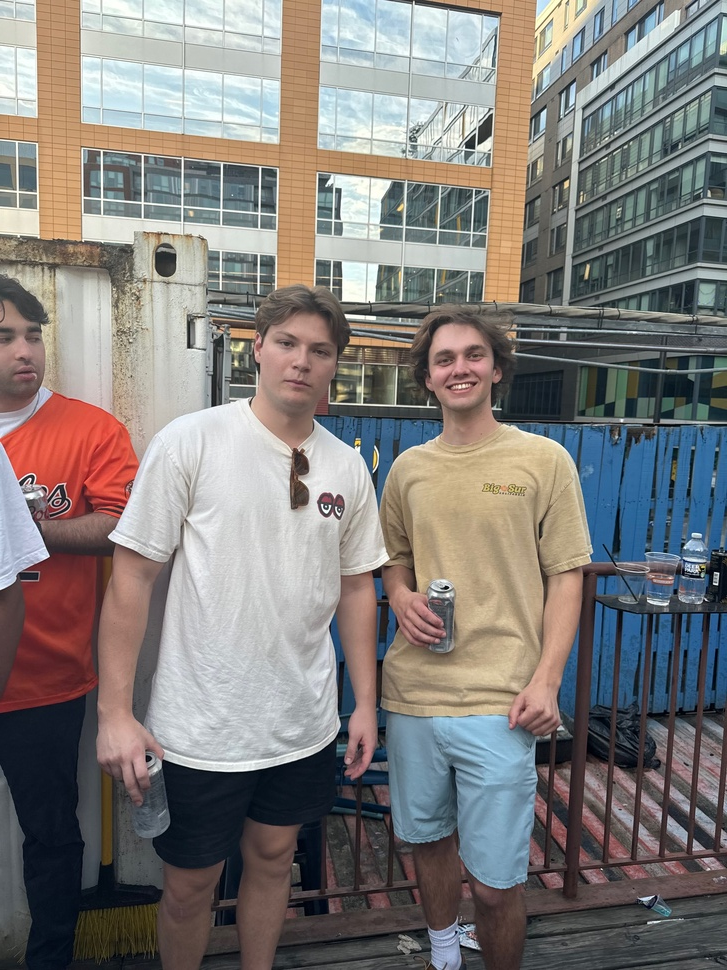
#> input picture 2024_Fall_Lab_3-main/sample face.jpg, 727 x 970 px, shrunk from 1512 x 2016 before the run
$ python 3_5_Haar.py
#> lines starting #> are read from the running program, lines starting #| are printed output that depends on the picture; after the words box and inside, x2 and y2 are one past the last pixel; in counts of white or black regions, pixels touching at a corner belong together
import cv2

# Load the image (assuming it's saved on disk)
src = cv2.imread('sample face.jpg')
#> src is the input picture: shape (970, 727, 3); mean B, G, R 122.6, 124.9, 129

# Convert the image to grayscale
gray = cv2.cvtColor(src, cv2.COLOR_RGBA2GRAY)
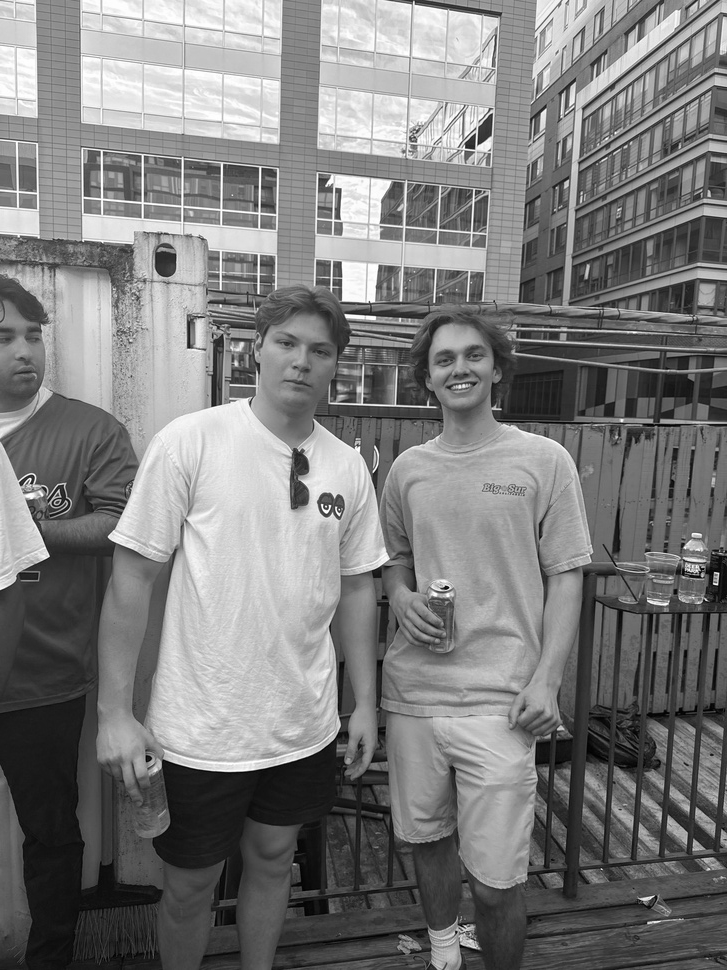
#> gray: shape (970, 727); min 0, max 255, mean 124.7

# Load the pre-trained Haar cascade classifiers for face and eyes detection
face_cascade = cv2.CascadeClassifier(cv2.data.haarcascades + 'haarcascade_frontalface_default.xml')
eye_cascade = cv2.CascadeClassifier(cv2.data.haarcascades + 'haarcascade_eye.xml')

# Detect faces in the grayscale image
faces = face_cascade.detectMultiScale(gray, scaleFactor=1.1, minNeighbors=3, minSize=(0, 0))
#> faces = [[297, 704, 32, 32], [420, 325, 81, 81], [472, 466, 65, 65], [256, 312, 90, 90]]

# Loop over detected faces
for (x, y, w, h) in faces:
    # Draw a rectangle around each face
    cv2.rectangle(src, (x, y), (x + w, y + h), (255, 0, 0), 2)

    # Get the region of interest (ROI) for the face in the grayscale image and color image
    roi_gray = gray[y:y + h, x:x + w]
    roi_color = src[y:y + h, x:x + w]

    # Detect eyes within the face region
    eyes = eye_cascade.detectMultiScale(roi_gray)
    for (ex, ey, ew, eh) in eyes:
        # Draw a rectangle around each eye
        cv2.rectangle(roi_color, (ex, ey), (ex + ew, ey + eh), (0, 0, 255), 2)
#> this loop made 4 passes
#> (x, y, w, h, eyes) on passes 2, 4: (420, 325, 81, 81, [[43, 18, 23, 23], [12, 20, 27, 27]]), (256, 312, 90, 90, [[21, 21, 23, 23], [51, 29, 23, 23]])
#> pass 1, `roi_color = src[y:y + h, x:x + w]`:
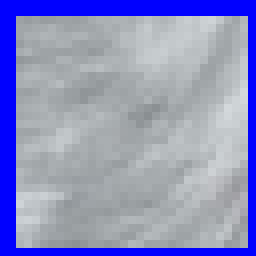
#> roi_color: shape (32, 32, 3) (shown 8 times larger); mean B, G, R 192.7, 144.5, 140.6
#> pass 2, `roi_gray = gray[y:y + h, x:x + w]`:
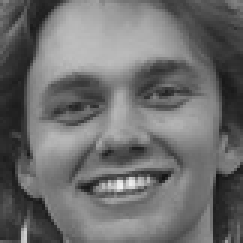
#> roi_gray: shape (81, 81) (shown 3 times larger); min 18, max 240, mean 109.3
#> pass 2, `roi_color = src[y:y + h, x:x + w]`:
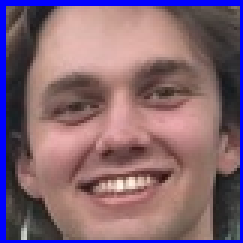
#> roi_color: shape (81, 81, 3) (shown 3 times larger); mean B, G, R 115, 101.7, 131.4
#> after the loop:
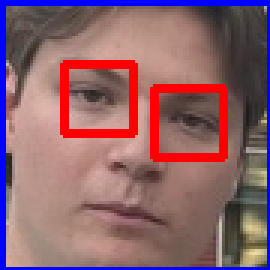
#> roi_color: shape (90, 90, 3) (shown 3 times larger); mean B, G, R 108.2, 98.8, 140.5
#> after the loop:
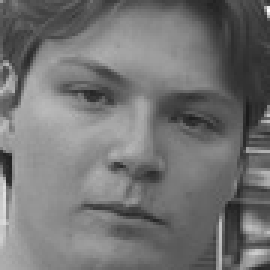
#> roi_gray: shape (90, 90) (shown 3 times larger); min 27, max 251, mean 115
#> after the loop:
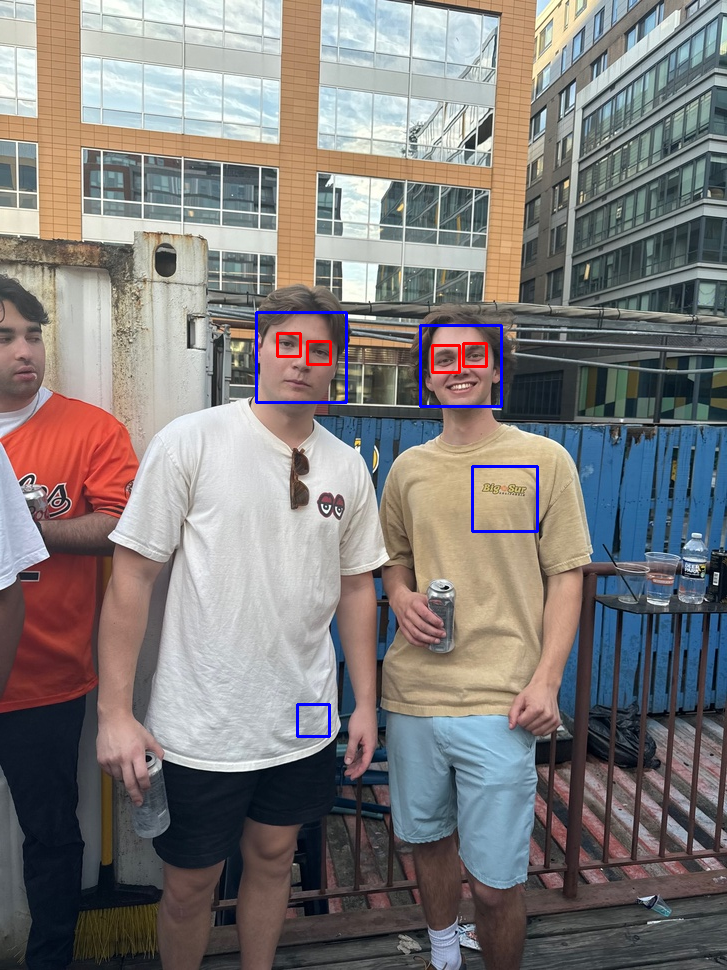
#> src: shape (970, 727, 3); 0.61% of pixels changed, all inside (x1, y1, x2, y2) = (255, 311, 539, 738)

# Display the output image with detected faces and eyes
cv2.imshow('canvasOutput', src)

# Wait for a key press and close the window
cv2.waitKey(0)
cv2.destroyAllWindows()
